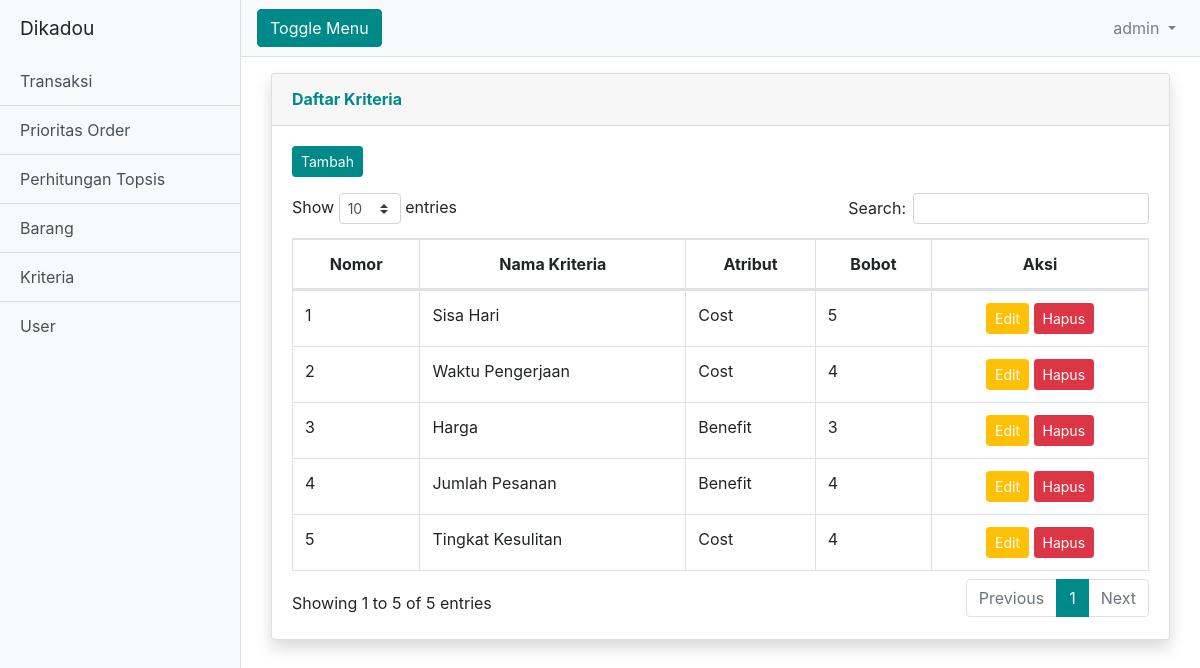
/admin.php?halaman=kriteria (signed in), run on the app's committed database.
### tables this page shows
CREATE TABLE `kriteria` (
  `id_kriteria` int(3) NOT NULL,
  `nama_kriteria` varchar(50) NOT NULL,
  `atribut` enum('Benefit','Cost') NOT NULL,
  `bobot` int(3) NOT NULL
);

### system/master/kriteria/tampil.php (the view, shortened to what this page needs)
<div class="container-fluid mt-3">
    <div class="row">
        <div class="col-md-12">
            <div class="row">
                <div class="col-md-12">
                    <div class="card shadow mb-4">
                        <div class="card-header py-3">
                            <h6 class="m-0 font-weight-bold text-primary">Daftar Kriteria</h6>
                        </div>
                        <div class="card-body">
                            <button type="button" class="btn btn-sm btn-primary mb-3" data-toggle="modal"
                                data-target=".bd-example-modal-lg-kriteria">Tambah</button>
                            <div class="table-responsive">
                                <table class="table table-bordered" id="dataTable2" width="100%" cellspacing="0">
                                    <thead>
                                        <tr>
                                            <th class="text-center">Nomor</th>
                                            <th class="text-center">Nama Kriteria</th>
                                            <th class="text-center">Atribut</th>
                                            <th class="text-center">Bobot</th>
                                            <th class="text-center">Aksi</th>
                                        </tr>
                                    </thead>
                                    <tbody>
                                    <?php
                                    $no = 1;
                                    $query2 = mysqli_query($koneksi, "SELECT * FROM kriteria ORDER BY id_kriteria ASC");
                                    foreach ($query2 as $data2) :
                                        ?>
                                        <tr>
                                            <td><?php echo $no++ ?></td>
                                            <td><?php echo $data2['nama_kriteria'] ?></td>
                                            <td><?php echo $data2['atribut'] ?></td>
                                            <td><?php echo $data2['bobot'] ?></td>
                                            <td class="text-center">
                                                <a style="cursor:pointer" class="btn btn-sm btn-warning text-white" data-toggle="modal"
                                                        data-target="#modal-edit-kriteria<?= $data2['id_kriteria'] ?>">Edit</a>
                                                <a onclick="return confirm('Yakin ingin menghapus data ?')" href="?halaman=kriteria&hapus_kriteria=<?= $data2['id_kriteria'] ?>" class="btn btn-sm btn-danger">Hapus</a>
                                            </td>
                                        </tr>
                                    <?php endforeach; ?>
                                    </tbody>
                                </table>
                            </div>
                        </div>
                    </div>
                </div>
            </div>
        </div>
    </div>
</div>

### data on the page
kriteria: nama_kriteria "Sisa Hari", atribut "Cost", bobot "5"
kriteria: nama_kriteria "Waktu Pengerjaan", atribut "Cost", bobot "4"
kriteria: nama_kriteria "Harga", atribut "Benefit", bobot "3"
kriteria: nama_kriteria "Jumlah Pesanan", atribut "Benefit", bobot "4"
kriteria: nama_kriteria "Tingkat Kesulitan", atribut "Cost", bobot "4"

### other printed values
$_SESSION['username_user'] "admin"
